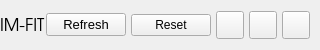
           <widget class="QFrame" name="contentTopBg">
            <property name="minimumSize">
             <size>
              <width>0</width>
              <height>50</height>
             </size>
            </property>
            <property name="maximumSize">
             <size>
              <width>16777215</width>
              <height>50</height>
             </size>
            </property>
            <property name="frameShape">
             <enum>QFrame::NoFrame</enum>
            </property>
            <property name="frameShadow">
             <enum>QFrame::Raised</enum>
            </property>
            <layout class="QHBoxLayout" name="horizontalLayout">
             <property name="spacing">
              <number>0</number>
             </property>
             <property name="leftMargin">
              <number>0</number>
             </property>
             <property name="topMargin">
              <number>0</number>
             </property>
             <property name="rightMargin">
              <number>10</number>
             </property>
             <property name="bottomMargin">
              <number>0</number>
             </property>
             <item>
              <widget class="QFrame" name="leftBox">
               <property name="sizePolicy">
                <sizepolicy hsizetype="Expanding" vsizetype="Preferred">
                 <horstretch>0</horstretch>
                 <verstretch>0</verstretch>
                </sizepolicy>
               </property>
               <property name="frameShape">
                <enum>QFrame::NoFrame</enum>
               </property>
               <property name="frameShadow">
                <enum>QFrame::Raised</enum>
               </property>
               <layout class="QHBoxLayout" name="horizontalLayout_3">
                <property name="spacing">
                 <number>0</number>
                </property>
                <property name="leftMargin">
                 <number>0</number>
                </property>
                <property name="topMargin">
                 <number>0</number>
                </property>
                <property name="rightMargin">
                 <number>0</number>
                </property>
                <property name="bottomMargin">
                 <number>0</number>
                </property>
                <item>
                 <widget class="QLabel" name="titleRightInfo">
                  <property name="sizePolicy">
                   <sizepolicy hsizetype="Expanding" vsizetype="Expanding">
                    <horstretch>0</horstretch>
                    <verstretch>0</verstretch>
                   </sizepolicy>
                  </property>
                  <property name="maximumSize">
                   <size>
                    <width>16777215</width>
                    <height>45</height>
                   </size>
                  </property>
                  <property name="font">
                   <font>
                    <family>URW Gothic</family>
                    <pointsize>13</pointsize>
                    <weight>7</weight>
                    <italic>false</italic>
                    <bold>false</bold>
                   </font>
                  </property>
                  <property name="styleSheet">
                   <string notr="true">font: 63 13pt &quot;URW Gothic&quot;;</string>
                  </property>
                  <property name="text">
                   <string>IM-FIT</string>
                  </property>
                  <property name="alignment">
                   <set>Qt::AlignLeading|Qt::AlignLeft|Qt::AlignVCenter</set>
                  </property>
                 </widget>
                </item>
               </layout>
              </widget>
             </item>
             <item alignment="Qt::AlignRight">
              <widget class="QFrame" name="rightButtons">
               <property name="minimumSize">
                <size>
                 <width>0</width>
                 <height>28</height>
                </size>
               </property>
               <property name="frameShape">
                <enum>QFrame::NoFrame</enum>
               </property>
               <property name="frameShadow">
                <enum>QFrame::Raised</enum>
               </property>
               <layout class="QHBoxLayout" name="horizontalLayout_2">
                <property name="spacing">
                 <number>5</number>
                </property>
                <property name="leftMargin">
                 <number>0</number>
                </property>
                <property name="topMargin">
                 <number>0</number>
                </property>
                <property name="rightMargin">
                 <number>0</number>
                </property>
                <property name="bottomMargin">
                 <number>0</number>
                </property>
                <item>
                 <widget class="QPushButton" name="refresh_page">
                  <property name="minimumSize">
                   <size>
                    <width>0</width>
                    <height>0</height>
                   </size>
                  </property>
                  <property name="maximumSize">
                   <size>
                    <width>16777215</width>
                    <height>16777215</height>
                   </size>
                  </property>
                  <property name="font">
                   <font>
                    <family>Segoe UI</family>
                    <pointsize>10</pointsize>
                    <weight>50</weight>
                    <italic>false</italic>
                    <bold>false</bold>
                   </font>
                  </property>
                  <property name="cursor">
                   <cursorShape>PointingHandCursor</cursorShape>
                  </property>
                  <property name="toolTip">
                   <string>Refresh</string>
                  </property>
                  <property name="styleSheet">
                   <string notr="true"/>
                  </property>
                  <property name="text">
                   <string>Refresh</string>
                  </property>
                  <property name="icon">
                   <iconset resource="resources.qrc">
                    <normaloff>:/icons/images/icons/cil-loop-circular.png</normaloff>:/icons/images/icons/cil-loop-circular.png</iconset>
                  </property>
                  <property name="iconSize">
                   <size>
                    <width>20</width>
                    <height>20</height>
                   </size>
                  </property>
                 </widget>
                </item>
                <item>
                 <widget class="QPushButton" name="reset_for_all">
                  <property name="cursor">
                   <cursorShape>PointingHandCursor</cursorShape>
                  </property>
                  <property name="toolTip">
                   <string>Reset</string>
                  </property>
                  <property name="text">
                   <string>Reset</string>
                  </property>
                  <property name="icon">
                   <iconset resource="resources.qrc">
                    <normaloff>:/icons/images/icons/cil-ban.png</normaloff>:/icons/images/icons/cil-ban.png</iconset>
                  </property>
                  <property name="iconSize">
                   <size>
                    <width>20</width>
                    <height>20</height>
                   </size>
                  </property>
                 </widget>
                </item>
                <item>
                 <widget class="QPushButton" name="minimizeAppBtn">
                  <property name="minimumSize">
                   <size>
                    <width>28</width>
                    <height>28</height>
                   </size>
                  </property>
                  <property name="maximumSize">
                   <size>
                    <width>28</width>
                    <height>28</height>
                   </size>
                  </property>
                  <property name="cursor">
                   <cursorShape>PointingHandCursor</cursorShape>
                  </property>
                  <property name="toolTip">
                   <string>Minimize</string>
                  </property>
                  <property name="text">
                   <string/>
                  </property>
                  <property name="icon">
                   <iconset resource="resources.qrc">
                    <normaloff>:/icons/images/icons/icon_minimize.png</normaloff>:/icons/images/icons/icon_minimize.png</iconset>
                  </property>
                  <property name="iconSize">
                   <size>
                    <width>20</width>
                    <height>20</height>
                   </size>
                  </property>
                 </widget>
                </item>
                <item>
                 <widget class="QPushButton" name="maximizeRestoreAppBtn">
                  <property name="minimumSize">
                   <size>
                    <width>28</width>
                    <height>28</height>
                   </size>
                  </property>
                  <property name="maximumSize">
                   <size>
                    <width>28</width>
                    <height>28</height>
                   </size>
                  </property>
                  <property name="font">
                   <font>
                    <family>Segoe UI</family>
                    <pointsize>10</pointsize>
                    <weight>50</weight>
                    <italic>false</italic>
                    <bold>false</bold>
                    <stylestrategy>PreferDefault</stylestrategy>
                   </font>
                  </property>
                  <property name="cursor">
                   <cursorShape>PointingHandCursor</cursorShape>
                  </property>
                  <property name="toolTip">
                   <string>Maximize</string>
                  </property>
                  <property name="text">
                   <string/>
                  </property>
                  <property name="icon">
                   <iconset resource="resources.qrc">
                    <normaloff>:/icons/images/icons/icon_maximize.png</normaloff>:/icons/images/icons/icon_maximize.png</iconset>
                  </property>
                  <property name="iconSize">
                   <size>
                    <width>20</width>
                    <height>20</height>
                   </size>
                  </property>
                 </widget>
                </item>
                <item>
                 <widget class="QPushButton" name="closeAppBtn">
                  <property name="minimumSize">
                   <size>
                    <width>28</width>
                    <height>28</height>
                   </size>
                  </property>
                  <property name="maximumSize">
                   <size>
                    <width>28</width>
                    <height>28</height>
                   </size>
                  </property>
                  <property name="cursor">
                   <cursorShape>PointingHandCursor</cursorShape>
                  </property>
                  <property name="toolTip">
                   <string>Close</string>
                  </property>
                  <property name="text">
                   <string/>
                  </property>
                  <property name="icon">
                   <iconset resource="resources.qrc">
                    <normaloff>:/icons/images/icons/icon_close.png</normaloff>:/icons/images/icons/icon_close.png</iconset>
                  </property>
                  <property name="iconSize">
                   <size>
                    <width>20</width>
                    <height>20</height>
                   </size>
                  </property>
                 </widget>
                </item>
               </layout>
              </widget>
             </item>
            </layout>
           </widget>
